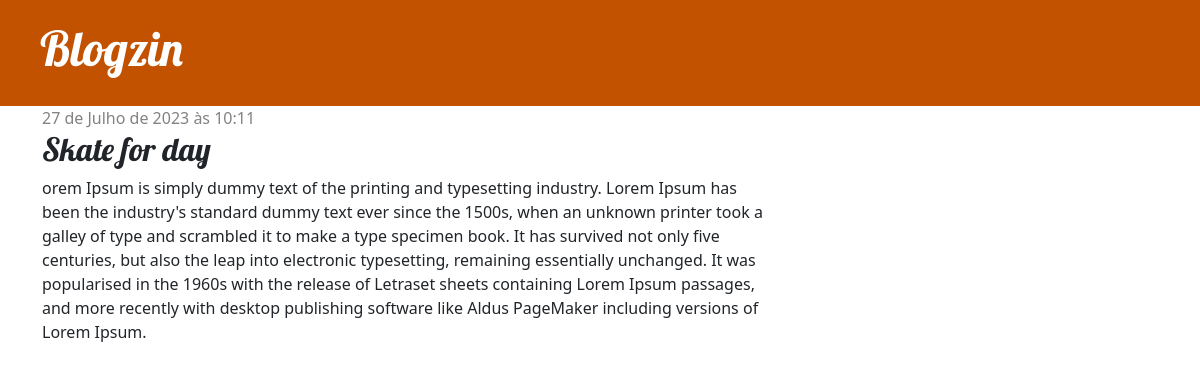
The app's page /post/2/ with its own data.
### blog/models.py (models this page shows, shortened)
class Post(models.Model):
    author = models.ForeignKey(settings.AUTH_USER_MODEL, on_delete=models.CASCADE)
    title = models.CharField(max_length=200)
    text = models.TextField()
    created_date = models.DateTimeField(default=timezone.now)
    published_date = models.DateTimeField(blank=True, null=True)

### blog/views.py (the view)
# urls.py: path('post/<int:pk>/', views.post_detail, name='post_detail'),
def post_detail(request, pk):
    post = get_object_or_404(Post, pk=pk)
    return render(request, "blog/post_detail.html", {"post":post})

### blog/templates/blog/post_detail.html (shortened to what this page needs)
{% extends 'blog/base.html' %}
{% block content %}
    <div class="post">
        {% if post.published_date %}
            <div class="date">
                {{ post.published_date }}
            </div>
        {% endif %}
        <h2>{{ post.title }}</h2>
        <p>{{ post.text|linebreaksbr }}</p>
        </div>
{% endblock %}

### blog/static/css/blog.css (style rules this page uses)
h1, h2, h3, h4 { font-family: 'Lobster', cursive; }
.date { color: #828282; }
.post { margin-bottom: 70px; }

### records on screen
Post: published_date "27 de Julho de 2023 às 10:11", title "Skate for day", text "orem Ipsum is simply dummy text of the printing and typesetting industry. Lorem Ipsum has been the industry's standard dummy text ever since the 1500s, when an unknown printer took a galley of type and scrambled it to make a type specimen book. It has survived not only five centuries, but also the leap into electronic typesetting, remaining essentially unchanged. It was popularised in the 1960s with the release of Letraset sheets containing Lorem Ipsum passages, and more recently with desktop publishing software like Aldus PageMaker including versions of Lorem Ipsum."
